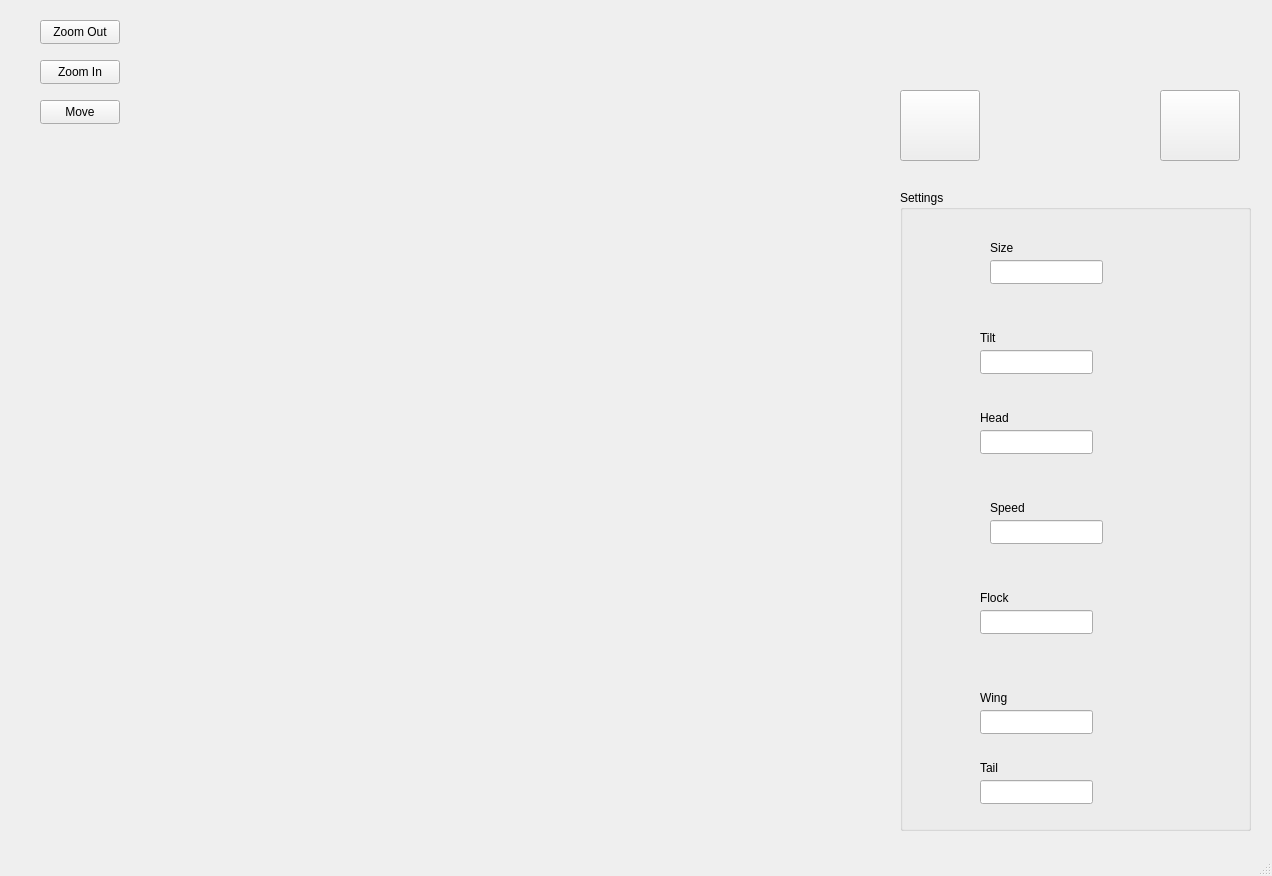
<?xml version="1.0" encoding="UTF-8"?>
<ui version="4.0">
 <class>DDA</class>
 <widget class="QMainWindow" name="DDA">
  <property name="geometry">
   <rect>
    <x>0</x>
    <y>0</y>
    <width>1272</width>
    <height>876</height>
   </rect>
  </property>
  <property name="maximumSize">
   <size>
    <width>1272</width>
    <height>876</height>
   </size>
  </property>
  <property name="windowTitle">
   <string>DDA</string>
  </property>
  <property name="autoFillBackground">
   <bool>true</bool>
  </property>
  <widget class="QWidget" name="centralwidget">
   <widget class="QPushButton" name="zoomOut">
    <property name="geometry">
     <rect>
      <x>40</x>
      <y>20</y>
      <width>80</width>
      <height>24</height>
     </rect>
    </property>
    <property name="text">
     <string>Zoom Out</string>
    </property>
   </widget>
   <widget class="QPushButton" name="zoomIn">
    <property name="geometry">
     <rect>
      <x>40</x>
      <y>60</y>
      <width>80</width>
      <height>24</height>
     </rect>
    </property>
    <property name="text">
     <string>Zoom In</string>
    </property>
   </widget>
   <widget class="QPushButton" name="pushButton">
    <property name="geometry">
     <rect>
      <x>40</x>
      <y>100</y>
      <width>80</width>
      <height>24</height>
     </rect>
    </property>
    <property name="text">
     <string>Move</string>
    </property>
   </widget>
   <widget class="QPushButton" name="bird_button">
    <property name="geometry">
     <rect>
      <x>900</x>
      <y>90</y>
      <width>80</width>
      <height>71</height>
     </rect>
    </property>
    <property name="styleSheet">
     <string notr="true">qproperty-icon: url(&quot;bird.png&quot;);</string>
    </property>
    <property name="text">
     <string/>
    </property>
    <property name="icon">
     <iconset>
      <normaloff>../../../propic.png</normaloff>../../../propic.png</iconset>
    </property>
    <property name="iconSize">
     <size>
      <width>160</width>
      <height>160</height>
     </size>
    </property>
   </widget>
   <widget class="QPushButton" name="tree_button">
    <property name="geometry">
     <rect>
      <x>1160</x>
      <y>90</y>
      <width>80</width>
      <height>71</height>
     </rect>
    </property>
    <property name="text">
     <string/>
    </property>
    <property name="icon">
     <iconset resource="bird.qrc">
      <normaloff>:/images/bird.png</normaloff>:/images/bird.png</iconset>
    </property>
    <property name="iconSize">
     <size>
      <width>100</width>
      <height>100</height>
     </size>
    </property>
   </widget>
   <widget class="QGroupBox" name="groupBox">
    <property name="geometry">
     <rect>
      <x>900</x>
      <y>190</y>
      <width>351</width>
      <height>641</height>
     </rect>
    </property>
    <property name="title">
     <string>Settings</string>
    </property>
    <widget class="QLineEdit" name="birdSize">
     <property name="geometry">
      <rect>
       <x>90</x>
       <y>70</y>
       <width>113</width>
       <height>24</height>
      </rect>
     </property>
    </widget>
    <widget class="QLabel" name="label">
     <property name="geometry">
      <rect>
       <x>90</x>
       <y>50</y>
       <width>58</width>
       <height>16</height>
      </rect>
     </property>
     <property name="text">
      <string>Size</string>
     </property>
    </widget>
    <widget class="QLineEdit" name="birdTilt">
     <property name="geometry">
      <rect>
       <x>80</x>
       <y>160</y>
       <width>113</width>
       <height>24</height>
      </rect>
     </property>
     <property name="text">
      <string/>
     </property>
    </widget>
    <widget class="QLabel" name="label_2">
     <property name="geometry">
      <rect>
       <x>80</x>
       <y>140</y>
       <width>58</width>
       <height>16</height>
      </rect>
     </property>
     <property name="text">
      <string>Tilt</string>
     </property>
    </widget>
    <widget class="QLabel" name="label_3">
     <property name="geometry">
      <rect>
       <x>80</x>
       <y>220</y>
       <width>58</width>
       <height>16</height>
      </rect>
     </property>
     <property name="text">
      <string>Head</string>
     </property>
    </widget>
    <widget class="QLineEdit" name="birdHead">
     <property name="geometry">
      <rect>
       <x>80</x>
       <y>240</y>
       <width>113</width>
       <height>24</height>
      </rect>
     </property>
     <property name="text">
      <string/>
     </property>
    </widget>
    <widget class="QLabel" name="label_4">
     <property name="geometry">
      <rect>
       <x>90</x>
       <y>310</y>
       <width>58</width>
       <height>16</height>
      </rect>
     </property>
     <property name="text">
      <string>Speed</string>
     </property>
    </widget>
    <widget class="QLineEdit" name="birdSpeed">
     <property name="geometry">
      <rect>
       <x>90</x>
       <y>330</y>
       <width>113</width>
       <height>24</height>
      </rect>
     </property>
     <property name="text">
      <string/>
     </property>
    </widget>
    <widget class="QLabel" name="label_5">
     <property name="geometry">
      <rect>
       <x>80</x>
       <y>400</y>
       <width>58</width>
       <height>16</height>
      </rect>
     </property>
     <property name="text">
      <string>Flock</string>
     </property>
    </widget>
    <widget class="QLineEdit" name="birdFlock">
     <property name="geometry">
      <rect>
       <x>80</x>
       <y>420</y>
       <width>113</width>
       <height>24</height>
      </rect>
     </property>
     <property name="text">
      <string/>
     </property>
    </widget>
    <widget class="QLabel" name="label_6">
     <property name="geometry">
      <rect>
       <x>80</x>
       <y>500</y>
       <width>58</width>
       <height>16</height>
      </rect>
     </property>
     <property name="text">
      <string>Wing</string>
     </property>
    </widget>
    <widget class="QLineEdit" name="birdWing">
     <property name="geometry">
      <rect>
       <x>80</x>
       <y>520</y>
       <width>113</width>
       <height>24</height>
      </rect>
     </property>
     <property name="text">
      <string/>
     </property>
    </widget>
    <widget class="QLabel" name="label_7">
     <property name="geometry">
      <rect>
       <x>80</x>
       <y>570</y>
       <width>58</width>
       <height>16</height>
      </rect>
     </property>
     <property name="text">
      <string>Tail</string>
     </property>
    </widget>
    <widget class="QLineEdit" name="birdTail">
     <property name="geometry">
      <rect>
       <x>80</x>
       <y>590</y>
       <width>113</width>
       <height>24</height>
      </rect>
     </property>
     <property name="text">
      <string/>
     </property>
    </widget>
   </widget>
  </widget>
  <widget class="QMenuBar" name="menubar">
   <property name="geometry">
    <rect>
     <x>0</x>
     <y>0</y>
     <width>1272</width>
     <height>21</height>
    </rect>
   </property>
  </widget>
  <widget class="QStatusBar" name="statusbar"/>
 </widget>
 <resources>
  <include location="bird.qrc"/>
 </resources>
 <connections/>
</ui>
